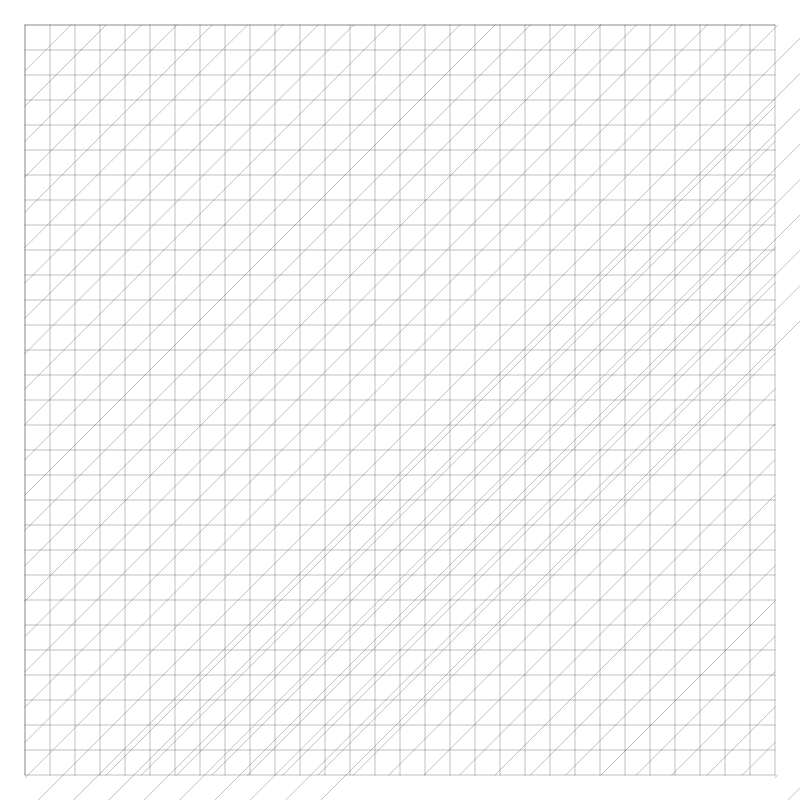
Frame 1 (no input)
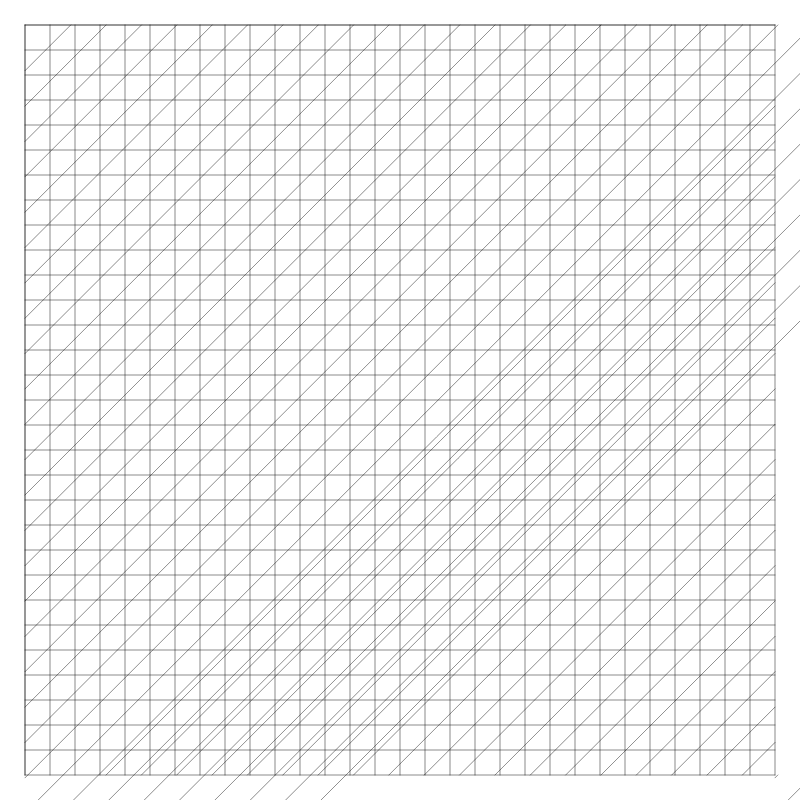
Frame 2 (the mouse pressed at the canvas centre, redrawn once)

The p5.js sketch that drew these frames (run headless with seeded random() and noise() and a simulated clock; the mouse was pressed at the canvas centre and the sketch redrawn once):

// p5.js sketch
// ── sketch.js
var bounds = [];

function setup() {
  // create canvas
  createCanvas(800,800);
  background(255);
  // get boundaries
  for(var i = 0; i < 4; i++) {
    bounds[i] = [];
  }
  bounds[0][0] = 25;
  bounds[0][1] = 25;
  bounds[1][0] = 775;
  bounds[1][1] = 25;
  bounds[2][0] = 775;
  bounds[2][1] = 775;
  bounds[3][0] = 25;
  bounds[3][1] = 775;
}

function draw() {
  stroke(0);
  strokeWeight(0.25);
  // draw bounding lines
  for(var i = 0; i < bounds.length; i++) {
    var j = i == bounds.length - 1 ? 0 : i+1;
    line(bounds[i][0], bounds[i][1], bounds[j][0], bounds[j][1]);
  }
  
  for(var i = bounds[0][0]; i < bounds[1][0]; i+=25) {
    // draw vertical lines
    line(i, 775, i, 25);
    // draw horizontal lines
    line(775,i,25,i)
  }
  
  // draw diagonal lines
  var i = 25;
  while(i < 775) {
    var lob = sqrt( sq((25+i)) * 2);
    console.log("Lob at " + i + " is " + lob);
    
    line(25, lob, lob, 25);

    i += 25;
  }
  
  while(i > 25) {
    var lob = sqrt( sq((25+i)) * 2);
    console.log("Lob at " + i + " is " + lob);
    
    line(lob, 775, 775, lob);
    
    i-=25;
  }
  
  
  noLoop();
}
